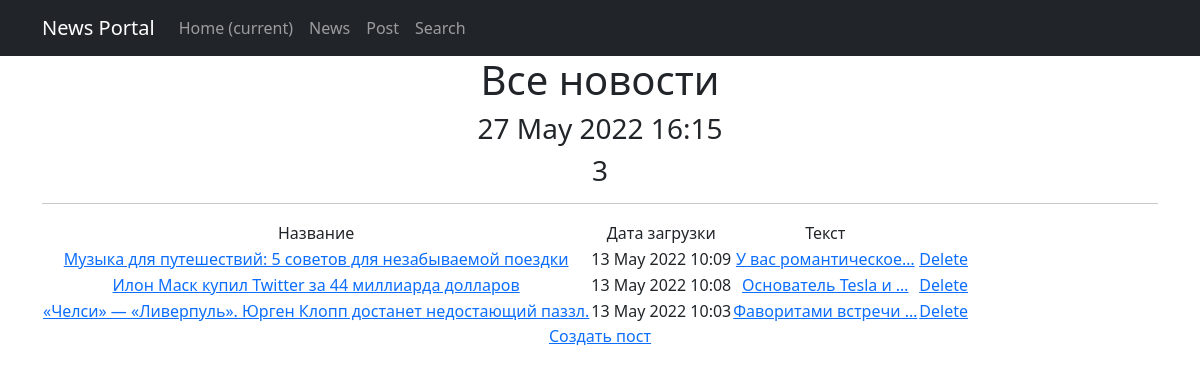
Page /post/ on the committed database.
### news/models.py (models this page shows, shortened)
class Post(models.Model):
    authors = models.ForeignKey(Author, on_delete=models.CASCADE)
    NEWS = 'nw'
    ARTICLE = 'ar'
    SELECT = (
        (NEWS, 'Новости'),
        (ARTICLE, 'Статья')
    )
    CategoryType = models.CharField(max_length=50, choices=SELECT, default=ARTICLE)
    DateCreation = models.DateTimeField(auto_now_add=True)
    PostCategories = models.ManyToManyField(Category, through='PostCategory')
    title = models.CharField(max_length=100)
    text = models.TextField()
    ratings = models.IntegerField(default=0)

### news/views.py (the view)
# urls.py: path('', PostList.as_view()),
class PostList(ListView):
    model = Post
    template_name = 'news.html'
    context_object_name = 'news'
    ordering = ['-DateCreation']
    paginate_by = 10
    def get_context_data(self, **kwargs):
        context = super().get_context_data(**kwargs)
        context['time_now'] = datetime.utcnow()
        return context

### news/templatetags/censor.py (called while the page is built)
@register.filter(name='censor')
def replace(value, str='идиот'):
    postfix = UNWANTED_WORDS[str]
    return f'{value}{postfix}'

### news/templates/news.html (shortened to what this page needs)
{% extends 'flatpages/default.html' %}
{% load censor %}
{% block content %}
   <h1>Все новости</h1>
   <h3>{{time_now|date:'d M Y H:i'}}</h3>
   <h3>{{news|length }}</h3>
   <hr>
   {% if news %}
       <table>
           <tr>
               <td>Название</td>
               <td>Дата загрузки</td>
               <td>Текст</td>
           </tr>
           {% for post in news %}
           <tr>
               <td><a href="{% url 'post_detail' post.id %}">{{post.title}}</a></td>
               <td>{{post.DateCreation|date:'d M Y H:i'}}</td>
               <td><a href="{% url 'post_update' post.id %}">{{post.text|censor|truncatechars:20}}</a></td>
               <td><a href="{% url 'post_delete' post.id %}"><u>Delete</u></a> </td>
           </tr>
           {% endfor %}
       </table>
   {% else %}
       <h2>Новостей нет!</h2>
   {% endif %}
<a href="{% url 'post_create' %}">Создать пост</a>
{% endblock content %}

### news/templates/flatpages/default.html (shortened to what this page needs)
<!DOCTYPE html>
<html lang="en">
    <head>
        {% load static %}
        <link href="{% static 'css/styles.css' %}" rel="stylesheet" />
    </head>
    <body>
        <nav class="navbar navbar-expand-lg navbar-dark bg-dark static-top">
   <div class="container">
       <a class="navbar-brand" href="#">News Portal</a>
       <div class="collapse navbar-collapse" id="navbarResponsive">
           <ul class="navbar-nav ml-auto">
               <li class="nav-item active">
                   <a class="nav-link" href="#">Home
                       <span class="sr-only">(current)</span>
                   </a>
               </li>
               <li class="nav-item">
                   <a class="nav-link" href="/news/">News</a>
               </li>
               <li class="nav-item">
                   <a class="nav-link" href="/post/">Post</a>
               </li><li class="nav-item">
                   <a class="nav-link" href="/news/search/">Search</a>
               </li>
           </ul>
       </div>
   </div>
</nav>
        <div class="container">
   <div class="row">
       <div class="col-lg-12 text-center">
           {% block content %}{% endblock content %}
       </div>
   </div>
</div>
    </body>
</html>

### rows in the picture
Post: title "Музыка для путешествий: 5 советов для незабываемой поездки", DateCreation "13 May 2022 10:09", text|censor "У вас романтическое…"
Post: title "Илон Маск купил Twitter за 44 миллиарда долларов", DateCreation "13 May 2022 10:08", text|censor "Основатель Tesla и …"
Post: title "«Челси» — «Ливерпуль». Юрген Клопп достанет недостающий паззл.", DateCreation "13 May 2022 10:03", text|censor "Фаворитами встречи …"

### other values in the picture
{{ time_now|date:'d M Y H:i' }} "27 May 2022 16:15"
{{ news|length }} "3"
